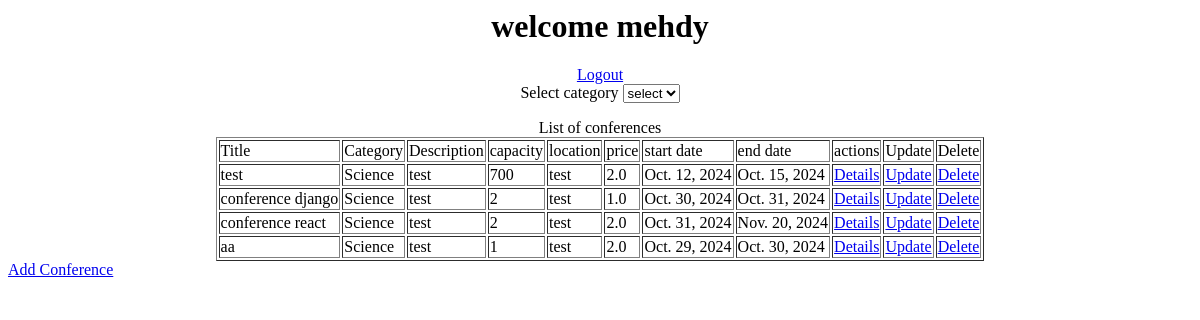
The app's page /conf/ (signed in), older data.
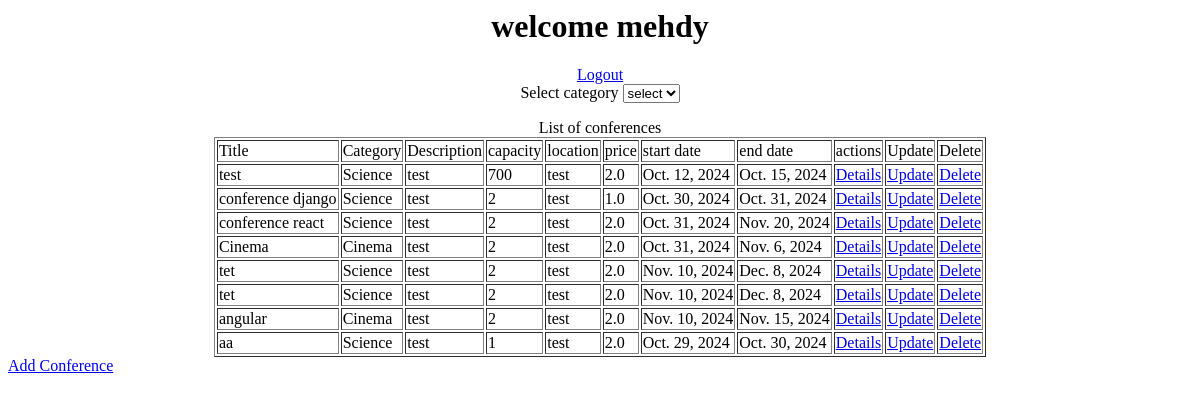
The same page, newer data.
### User/models.py (models this page shows)
class Participant(AbstractUser):
    category = (
        ('Etudiant','Etudiant'),
        ("Enseignant","Enseignant"),
        ("Chercheur", "Chercheur"),
        ("Doctorant","Doctorant")
    )
    cin = models.CharField(max_length=8 ,primary_key=True , validators=[cinValidator] )
    email = models.EmailField(max_length=50, validators=[emailValidator])
    username= models.CharField(max_length=50, unique=True)
    USERNAME_FIELD="username"
    participant_categroy= models.CharField(max_length=50, choices=category)
    def __str__(self):
        return self.username
    class Meta:
        verbose_name="Participant"

### Conference/models.py (models this page shows, shortened)
class Conference(models.Model):
    title= models.CharField(max_length=50)
    description=models.TextField()
    program = models.FileField(upload_to="files/" , validators=[FileExtensionValidator(allowed_extensions=['pdf','jpg'] , message="only pdf and jpg files allowed")])
    capacity= models.IntegerField(validators=[MaxValueValidator(limit_value=1000 ,message="Capacity cannot exceed 1000" )])
    created_at= models.DateField(auto_now_add=True)
    updated_at= models.DateField(auto_now=True)
    start_date=models.DateField(validators=[startDateValidator])
    end_date=models.DateField()
    location =models.CharField(max_length=50)
    price=models.FloatField()
    category=models.ForeignKey(Category,on_delete=models.CASCADE)
    reservation= models.ManyToManyField(Participant,through="Reservation", related_name="confReserv")
    class Meta:
        constraints = [
            models.CheckConstraint(
                check=models.Q(start_date__gt=timezone.now().date()),
                name="The conference start date must be greater than today"
            )
        ]

### categorie/models.py (models this page shows)
class Category(models.Model):
    title = models.CharField(max_length=50,unique=True)
    created_at = models.DateTimeField(auto_now_add=True)
    updated_at = models.DateTimeField(auto_now=True)
    def __str__(self):
        return self.title

### Conference/views.py (the view)
# urls.py: path('', list , ),
@login_required
def list(request):
    conferences = Conference.objects.all().order_by('-capacity')
    return render(request ,'conference/list.html' , {"data" :conferences})

### Template/conference/list.html (shortened to what this page needs)
<center>
{% if user.is_authenticated %}
    <h1>welcome {{user}}</h1>
    <a href="{% url 'logout' %}"> Logout </a>
    {% else %}
    <a href="{% url 'login' %}"> Login</a>
    <a href="{% url 'register' %}"> register</a>
    {% endif %}
<form  method="get" action="{% url 'list' %}">
    <label for="">Select category</label>
<select name="category" id=""  onchange="this.form.submit()">
    <option value="vide">select</option>
</select>
</form>
</center>
<table border="1" align="center">
<caption>List of conferences</caption>
    <tr>
        <td>Title</td>
        <td>Category</td>
        <td>Description</td>
        <td>capacity</td>
        <td>location</td>
        <td>price</td>
        <td>start date</td>
        <td>end date</td>
        <td>actions</td>
        <td>Update</td>
        <td>Delete</td>
    </tr>
    {% for i in data %}
    <tr>
        <td>{{i.title}}</td>
        <td>{{i.category}}</td>
        <td>{{i.description}}</td>
        <td>{{i.capacity}}</td>
        <td>{{i.location}}</td>
        <td>{{i.price}}</td>
        <td>{{i.start_date}}</td>
        <td>{{i.end_date}}</td>
        <td><a href="{% url 'detailsClass'  i.id   %}">Details</a></td>
        <td><a href="{% url 'updateClass' i.id %}"> Update</a></td>
        <td><a href="{% url 'deleteClass' i.id %}"> Delete</a></td>
    </tr>
    {% endfor %}
</table>
<a href="{% url 'add' %}"> Add Conference</a>

Row changes from the older to the newer data that the page shows:
added Conference: title "Cinema", category "Cinema", description "test", capacity "2", location "test", price "2.0", start_date "Oct. 31, 2024", end_date "Nov. 6, 2024"
added Conference: title "tet", category "Science", description "test", capacity "2", location "test", price "2.0", start_date "Nov. 10, 2024", end_date "Dec. 8, 2024"
added Conference: title "tet", category "Science", description "test", capacity "2", location "test", price "2.0", start_date "Nov. 10, 2024", end_date "Dec. 8, 2024"
added Conference: title "angular", category "Cinema", description "test", capacity "2", location "test", price "2.0", start_date "Nov. 10, 2024", end_date "Nov. 15, 2024"
